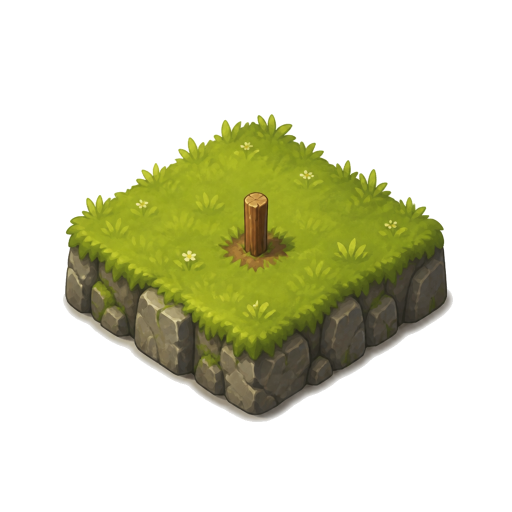
#> input picture assets/courtyard/builds/internet/01.png, 1024 x 1024 px, given in place of tiktok-seed-01-match.jpg, which was not available (shown at 1/2 size)
$ python assemble.py
#> lines starting #> are read from the running program, lines starting #| are printed output that depends on the picture
"""12-second vertical TikTok cut. Pictures stay free of type; captions are composited here."""
from pathlib import Path
import math
import subprocess
import wave

import numpy as np
from PIL import Image, ImageDraw, ImageEnhance, ImageFont

ROOT = Path(r"C:\Code\Mahjong")
ASSETS = Path(r"C:\Users\Main\.cursor\projects\c-Code-Mahjong\assets")
OUT = Path(__file__).resolve().parent
FF = r"C:\Users\Main\AppData\Local\Programs\Python\Python312\Lib\site-packages\imageio_ffmpeg\binaries\ffmpeg-win-x86_64-v7.1.exe"
FONT_PATH = ROOT / "promo" / "fonts" / "Unbounded.ttf"
W, H, FPS, D = 1080, 1920, 30, 12
CREAM = (255, 248, 236, 255)
JADE = (198, 236, 176, 255)
INK = (10, 16, 14, 255)

# start, end, file, zoom0, zoom1, focal (x, y)
SHOTS = [
    (0.00, 2.05, "tiktok-seed-01-match.jpg", 1.05, 1.14, (0.48, 0.62)),
    (2.05, 4.40, "tiktok-seed-02b-ground.jpg", 1.06, 1.12, (0.50, 0.55)),
    (4.40, 6.40, "tiktok-seed-03-one.jpg", 1.02, 1.10, (0.46, 0.52)),
    (6.40, 8.50, "tiktok-seed-04-wait.jpg", 1.08, 1.00, (0.50, 0.46)),
    (8.50, 10.60, "tiktok-seed-05b-meet.jpg", 1.12, 1.02, (0.50, 0.58)),
    (10.60, 12.00, "tiktok-seed-06-hold.jpg", 1.10, 1.00, (0.62, 0.42)),
]
FADE = 0.20

# start, end, lines, size, index of the jade line, optional small lockup
CARDS = [
    (0.06, 1.98, ["Я делаю", "это один."], 108, 1, False),
    (2.08, 6.32, ["Пасьянса", "мне мало."], 104, 1, False),
    (6.42, 8.40, ["Второй приходит,", "только если", "сам согласился."], 78, 2, False),
    (8.55, 11.90, ["Растение хранит", "его имя."], 92, 1, True),
]


def ease(x):
    x = max(0.0, min(1.0, x))
    return x * x * (3 - 2 * x)


# [4 lines left out: function font, not called in this run]


def load_shots():
    loaded = []
    for start, end, name, z0, z1, focal in SHOTS:
        im = Image.open(ASSETS / name).convert("RGB")
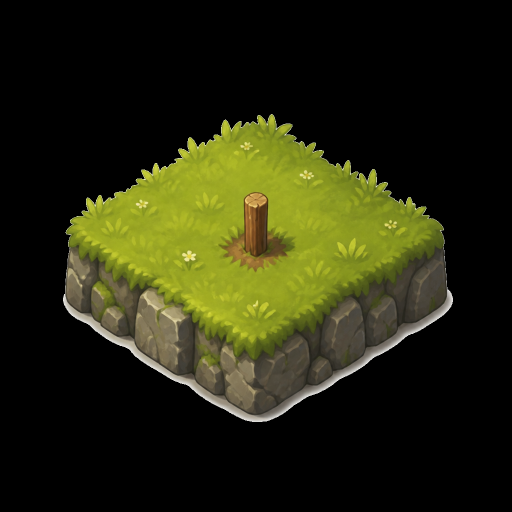
#> im: PIL image 1024x1024 RGB (shown at 1/2 size); mean R, G, B 37.8, 39.1, 14.7
        im = ImageEnhance.Contrast(im).enhance(1.06)
        im = ImageEnhance.Color(im).enhance(1.08)
        loaded.append((start, end, im, z0, z1, focal))
#> pass 2 of the loop in load_shots, `for start, end, name, z0, z1, focal in SHOTS:`:
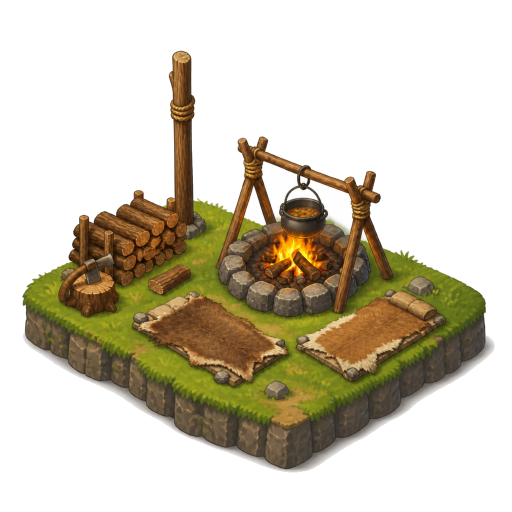
#> input picture assets/courtyard/builds/internet/02.png, 1024 x 1024 px, given in place of tiktok-seed-02b-ground.jpg, which was not available (shown at 1/2 size)
#> in load_shots, `im = Image.open(ASSETS / name).convert("RGB")`:
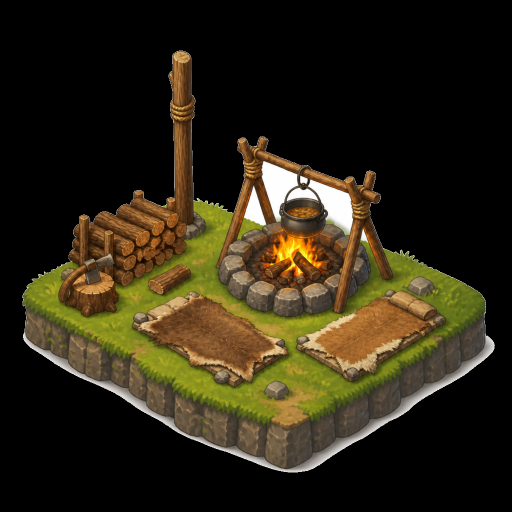
#> im: PIL image 1024x1024 RGB (shown at 1/2 size); mean R, G, B 45.3, 38.3, 20.4
    return loaded


# [113 lines left out: functions cover, shot_frame, picture, scrim, fit_size, caption, not called in this run]


def score(path):
    sr = 48000
    n = sr * D
    mix = np.zeros((n, 2))
    rng = np.random.default_rng(12)

    def add(t, values, pan=0.0):
        k = int(t * sr)
        m = min(len(values), n - k)
        if m <= 0:
            return
        mix[k : k + m, 0] += values[:m] * math.sqrt((1 - pan) / 2)
        mix[k : k + m, 1] += values[:m] * math.sqrt((1 + pan) / 2)

    def bell(t, freq, dur=1.7, vol=0.06, pan=0.0):
        tt = np.arange(int(sr * dur)) / sr
        env = (1 - np.exp(-tt * 90)) * np.exp(-tt * 2.1 / dur)
        wave_v = np.sin(2 * np.pi * freq * tt) + 0.22 * np.sin(2 * np.pi * freq * 2.005 * tt) * np.exp(-tt * 2.4)
        add(t, vol * env * wave_v, pan)

    tt = np.arange(n) / sr
    bed = np.sin(np.pi * tt / D) ** 0.65
    for freq, vol in ((92, 0.034), (138.59, 0.02), (185, 0.012)):
        add(0, vol * bed * np.sin(2 * np.pi * freq * tt))
    slide_n = int(sr * 1.7)
    slide_t = np.arange(slide_n) / sr
    noise = np.convolve(rng.normal(size=slide_n), np.ones(48) / 48, mode="same")
    add(0.08, noise * 0.028 * np.sin(np.pi * slide_t / 1.7) ** 2)
    click_n = int(sr * 0.26)
    click_t = np.arange(click_n) / sr
    hit = (
        0.18 * np.exp(-click_t * 42) * np.sin(2 * np.pi * 1720 * click_t)
        + 0.08 * np.exp(-click_t * 74) * np.sin(2 * np.pi * 2860 * click_t)
        + 0.05 * rng.normal(size=click_n) * np.exp(-click_t * 190)
    )
    add(2.02, hit)
    drop_t = np.arange(int(sr * 0.18)) / sr
    add(2.32, 0.055 * np.exp(-drop_t * 28) * np.sin(2 * np.pi * 920 * drop_t), 0.25)
    for t, freq, pan in (
        (2.7, 523.25, -0.2),
        (3.45, 659.25, 0.25),
        (4.7, 783.99, -0.15),
        (6.7, 587.33, 0.1),
        (7.55, 880.0, -0.2),
        (8.62, 1046.5, 0.15),
        (10.75, 523.25, 0.0),
    ):
        bell(t, freq, 1.8, 0.05, pan)
    chord_t = np.arange(int(sr * 2.4)) / sr
    chord_env = np.sin(np.pi * np.arange(len(chord_t)) / len(chord_t)) ** 1.35
    for freq in (130.81, 164.81, 196.0, 261.63):
        add(9.6, 0.018 * chord_env * np.sin(2 * np.pi * freq * chord_t))
    fade = np.minimum(1, np.arange(n) / sr / 0.18) * np.minimum(1, (n - np.arange(n)) / sr / 0.4)
    mix *= fade[:, None]
    mix *= 0.82 / max(1e-9, float(np.abs(mix).max()))
    with wave.open(str(path), "wb") as handle:
        handle.setnchannels(2)
        handle.setsampwidth(2)
        handle.setframerate(sr)
        handle.writeframes(np.int16(np.clip(mix, -1, 1) * 32767).tobytes())


def main():
    OUT.mkdir(parents=True, exist_ok=True)
    review = OUT / "review"
    review.mkdir(exist_ok=True)
    wav = OUT / "score.wav"
    video = OUT / "Mahjong-Rise-TikTok-12s.mp4"
    score(wav)
    shots = load_shots()
    veil = scrim()
    keep = {24, 78, 168, 222, 282, 342}
    cmd = [
        FF, "-v", "error", "-y",
        "-f", "rawvideo", "-pix_fmt", "rgb24", "-s", f"{W}x{H}", "-r", str(FPS), "-i", "-",
        "-i", str(wav),
        "-map", "0:v", "-map", "1:a",
        "-c:v", "libx264", "-preset", "fast", "-crf", "18", "-pix_fmt", "yuv420p",
        "-c:a", "aac", "-b:a", "192k", "-movflags", "+faststart", "-t", str(D),
        str(video),
    ]
    enc = subprocess.Popen(cmd, stdin=subprocess.PIPE)
    frames = FPS * D
    for frame in range(frames):
        t = frame / FPS
        image = picture(shots, t).convert("RGBA")
        image.alpha_composite(veil)
        image.alpha_composite(caption(t))
        rgb = image.convert("RGB")
        if frame in keep:
            rgb.save(review / f"f{t:05.2f}.jpg", quality=90)
        enc.stdin.write(rgb.tobytes())
        if frame % 60 == 0:
            print(f"frame {frame}/{frames}", flush=True)
    enc.stdin.close()
    if enc.wait() != 0:
        raise RuntimeError("ffmpeg failed")
    print(video, flush=True)


if __name__ == "__main__":
#> (the run stopped early here; a loop or call above may not have finished)
